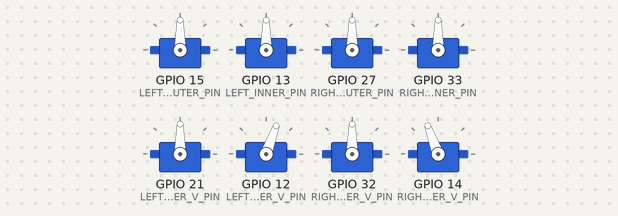
Simulated run of this sketch. Board: ESP32. Parts: 8 × servo.

Above: at 0.05 s.
At 0.25 s:
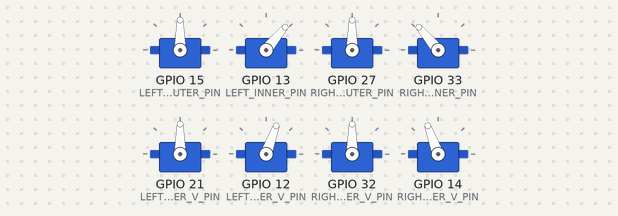
At 0.45 s:
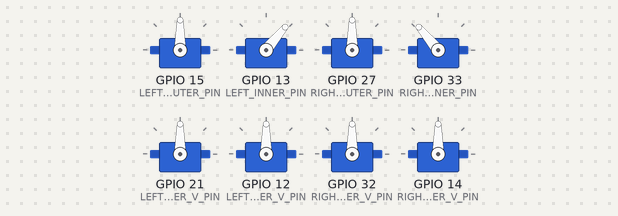
At 0.55 s:
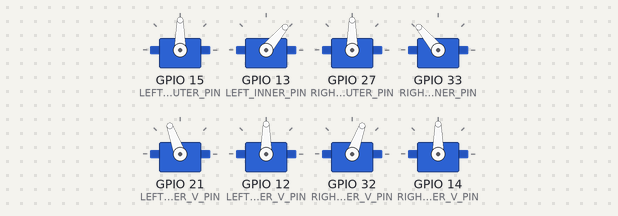
At 0.65 s:
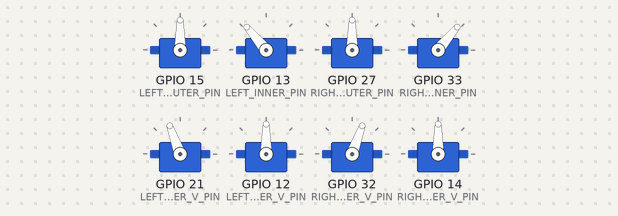
At 0.9 s:
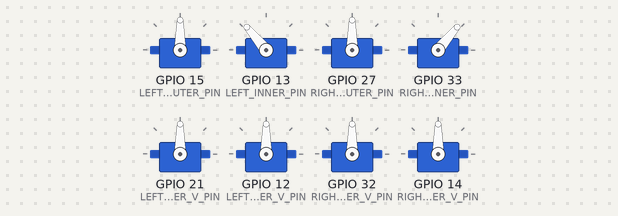
Timing chart, 0 to 3.0 s (numbered marks = the images above):
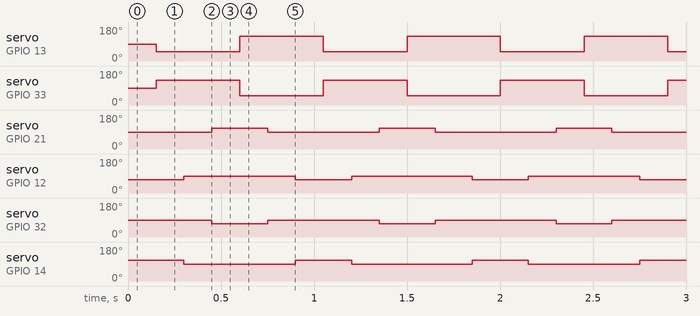

The sketch:

locomotion.ino
```cpp
#include <ESP32Servo.h>

Servo left_outer;
Servo left_inner;
Servo right_outer;
Servo right_inner;

Servo left_outer_v;
Servo left_inner_v;
Servo right_outer_v;
Servo right_inner_v;

// Define constant displacement
static const float linear_displacement = 3.175;
static const float anguler_displacement = 0.075;

// Define constant angles
static const int leg_lift_height = 20;
static const int foot_rotation = 40;

// Define constant time needed for movement
static const int motor_wait = 150;

// Define pins
static const int LEFT_OUTER_PIN  = 15;
static const int LEFT_INNER_PIN  = 13;
static const int RIGHT_OUTER_PIN = 27;
static const int RIGHT_INNER_PIN = 33;
static const int LEFT_OUTER_V_PIN  = 21;
static const int LEFT_INNER_V_PIN  = 12;
static const int RIGHT_OUTER_V_PIN = 32;
static const int RIGHT_INNER_V_PIN = 14;

// Simple servo identifier enum
enum ServoName {
  LEFT_OUTER,
  LEFT_INNER,
  RIGHT_OUTER,
  RIGHT_INNER,
  LEFT_OUTER_V,
  LEFT_INNER_V,
  RIGHT_OUTER_V,
  RIGHT_INNER_V
};

void setup() {
  // Set all servos to standard 50Hz
  left_outer.setPeriodHertz(50);
  left_inner.setPeriodHertz(50);
  right_outer.setPeriodHertz(50);
  right_inner.setPeriodHertz(50);
  left_outer_v.setPeriodHertz(50);
  left_inner_v.setPeriodHertz(50);
  right_outer_v.setPeriodHertz(50);
  right_inner_v.setPeriodHertz(50);

  // Attach servos
  left_outer.attach(LEFT_OUTER_PIN, 500, 2400);
  left_inner.attach(LEFT_INNER_PIN, 500, 2400);
  right_outer.attach(RIGHT_OUTER_PIN, 500, 2400);
  right_inner.attach(RIGHT_INNER_PIN, 500, 2400);

  left_outer_v.attach(LEFT_OUTER_V_PIN, 500, 2400);
  left_inner_v.attach(LEFT_INNER_V_PIN, 500, 2400);
  right_outer_v.attach(RIGHT_OUTER_V_PIN, 500, 2400);
  right_inner_v.attach(RIGHT_INNER_V_PIN, 500, 2400);

  // Initialize all servo positions
  left_outer.write(90);
  left_inner.write(90);
  right_outer.write(90);
  right_inner.write(90);

  left_outer_v.write(90);
  left_inner_v.write(90);
  right_outer_v.write(90);
  right_inner_v.write(90);
}

// delay that doesn't freeze the computer
void wait(unsigned int time) {
  unsigned long target_time = millis() + time;
  while (millis() < target_time) {
    delay(1);
  }
}

void init_servos() {
  left_outer.write(90);
  left_inner.write(90);
  right_outer.write(90);
  right_inner.write(90);

  left_outer_v.write(90);
  left_inner_v.write(90);
  right_outer_v.write(90);
  right_inner_v.write(90);
  wait(1000);
}

// positive is right, negative is left
void turn(int degrees) {
  float scale = abs(degrees) / 90.0;
  int inside_rotation  = foot_rotation * (1.0 - scale);
  int outside_rotation = foot_rotation;

  int left_rotation;
  int right_rotation;

  if (degrees >= 0) {
    left_rotation  = inside_rotation;
    right_rotation = outside_rotation;
  } else {
    left_rotation  = outside_rotation;
    right_rotation = inside_rotation;
  }

  for (int i=0; i < 1/anguler_displacement; i++) {
    left_inner_v.write(90-leg_lift_height);
    right_inner_v.write(90+leg_lift_height);
    delay(motor_wait);

    left_inner.write(90-left_rotation);
    right_inner.write(90+right_rotation);
    delay(motor_wait);

    left_inner_v.write(90);
    right_inner_v.write(90);
    delay(motor_wait);

    left_outer_v.write(90-leg_lift_height);
    right_outer_v.write(90+leg_lift_height);
    delay(motor_wait);

    left_inner.write(90+left_rotation);
    right_inner.write(90-right_rotation);
    delay(motor_wait);

    left_outer_v.write(90);
    right_outer_v.write(90);
    delay(motor_wait);
  }
}

void forward(float cm) {
  for (int i=0; i < cm/linear_displacement; i++) {
    left_inner_v.write(90-leg_lift_height);
    right_inner_v.write(90+leg_lift_height);
    wait(motor_wait);

    left_inner.write(90-foot_rotation);
    right_inner.write(90+foot_rotation);
    wait(motor_wait);

    left_inner_v.write(90);
    right_inner_v.write(90);
    wait(motor_wait);

    left_outer_v.write(90+leg_lift_height);
    right_outer_v.write(90-leg_lift_height);
    wait(motor_wait);

    left_inner.write(90+foot_rotation);
    right_inner.write(90-foot_rotation);
    wait(motor_wait);

    left_outer_v.write(90);
    right_outer_v.write(90);
    wait(motor_wait);
  }
}

void loop() {
 forward(5); //cm
 wait(50);
}
```

Measured:
- by itself, servo on GPIO 13 (LEFT_INNER_PIN), servo on GPIO 33 (RIGHT_INNER_PIN): alternates 130° for 0.45 s and 50° for 0.45 s
- by itself, servo on GPIO 21 (LEFT_OUTER_V_PIN): alternates 110° for 0.30 s and 90° for 0.63 s
- by itself, servo on GPIO 12 (LEFT_INNER_V_PIN): alternates 90° for 0.60 s and 70° for 0.30 s
- by itself, servo on GPIO 32 (RIGHT_OUTER_V_PIN): alternates 90° for 0.63 s and 70° for 0.30 s
- by itself, servo on GPIO 14 (RIGHT_INNER_V_PIN): alternates 110° for 0.30 s and 90° for 0.60 s
